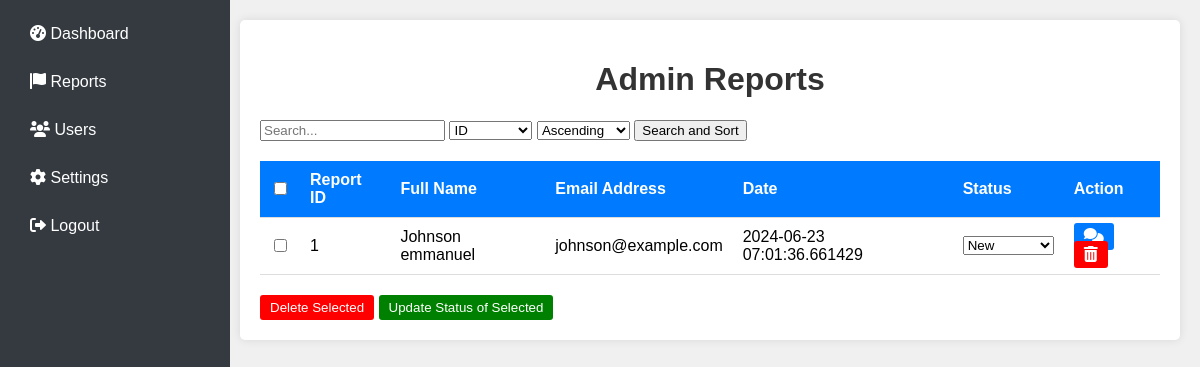
/admin/reports (signed in), run on an earlier commit of the app's database.
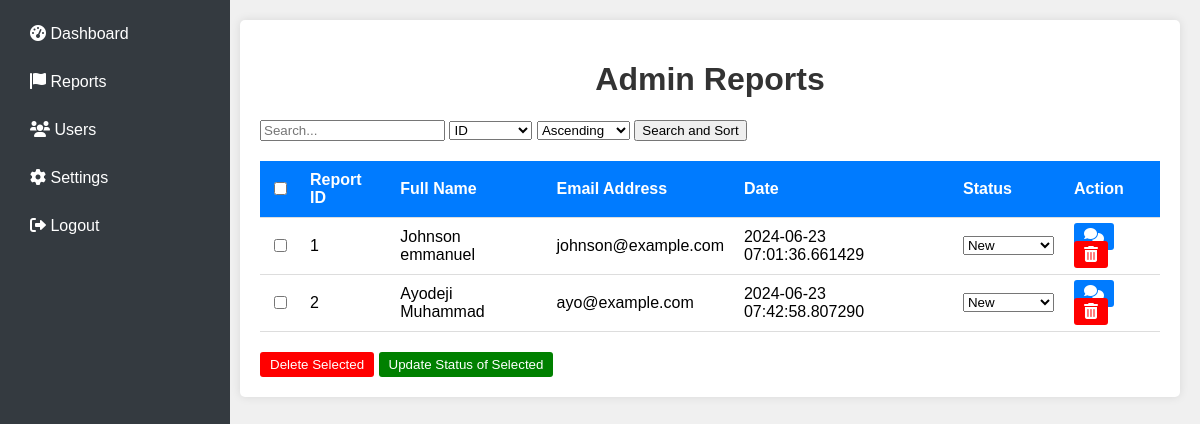
And on a later commit of the database.
### app.py (models this page shows)
class Report(db.Model):
    id = db.Column(db.Integer, primary_key=True)
    user_id = db.Column(db.Integer, db.ForeignKey('user.id'), nullable=False)
    chat_log = db.Column(db.Text, nullable=False)
    date = db.Column(db.DateTime, nullable=False, default=datetime.utcnow)
    evidence_filename = db.Column(db.String(200), nullable=True)
    status = db.Column(db.String(50), nullable=False, default='Pending')  # New status column

class User(UserMixin, db.Model):
    id = db.Column(db.Integer, primary_key=True)
    fullname = db.Column(db.String(100), nullable=False)
    email = db.Column(db.String(100), unique=True, nullable=False)
    password = db.Column(db.String(100), nullable=False)
    is_admin = db.Column(db.Boolean, default=False)
    reports = db.relationship('Report', backref='user', lazy=True)

### app.py (the view, shortened to what this page needs)
@app.route('/admin/reports', methods=['GET'])
def admin_reports():
    if 'user_id' not in session:
        return redirect(url_for('login'))
    user_id = session['user_id']
    current_user = User.query.get(user_id)
    if not current_user.is_admin:
        return redirect(url_for('login'))
    search_query = request.args.get('search', '')
    sort_by = request.args.get('sort_by', 'id')
    sort_order = request.args.get('sort_order', 'asc')
    query = Report.query.join(User)
    if sort_by == 'id':
        query = query.order_by(Report.id.desc() if sort_order == 'desc' else Report.id.asc())
    elif sort_by == 'fullname':
        query = query.order_by(User.fullname.desc() if sort_order == 'desc' else User.fullname.asc())
    elif sort_by == 'email':
        query = query.order_by(User.email.desc() if sort_order == 'desc' else User.email.asc())
    elif sort_by == 'date':
        query = query.order_by(Report.date.desc() if sort_order == 'desc' else Report.date.asc())
    reports = query.all()
    return render_template('admin_reports.html', reports=reports, search_query=search_query, sort_by=sort_by, sort_order=sort_order)

### templates/admin_reports.html (shortened to what this page needs)
<!DOCTYPE html>
<html lang="en">
<head>
    <link rel="stylesheet" href="https://cdnjs.cloudflare.com/ajax/libs/font-awesome/6.0.0-beta3/css/all.min.css">
</head>
<body>
    <div class="sidebar">
        <a href="{{ url_for('admin_dashboard') }}"><i class="fas fa-tachometer-alt"></i> Dashboard</a>
        <a href="{{ url_for('admin_reports') }}"><i class="fas fa-flag"></i> Reports</a>
        <a href="{{ url_for('admin_users') }}"><i class="fas fa-users"></i> Users</a>
        <a href="{{ url_for('admin_settings') }}"><i class="fas fa-cog"></i> Settings</a>
        <a href="{{ url_for('logout') }}"><i class="fas fa-sign-out-alt"></i> Logout</a>
    </div>
    <div class="main-content">
        <div class="container">
            <h1>Admin Reports</h1>
            <form method="get" action="{{ url_for('admin_reports') }}">
                <input type="text" name="search" placeholder="Search..." value="{{ search_query }}">
                <select name="sort_by">
                    <option value="id" {% if sort_by == 'id' %}selected{% endif %}>ID</option>
                </select>
                <select name="sort_order">
                    <option value="asc" {% if sort_order == 'asc' %}selected{% endif %}>Ascending</option>
                </select>
                <button type="submit">Search and Sort</button>
            </form>
            <form method="post" action="{{ url_for('bulk_action') }}">
                <table>
                    <thead>
                        <tr>
                            <th><input type="checkbox" id="select-all"></th>
                            <th>Report ID</th>
                            <th>Full Name</th>
                            <th>Email Address</th>
                            <th>Date</th>
                            <th>Status</th>
                            <th>Action</th>
                        </tr>
                    </thead>
                    <tbody>
                        {% for report in reports %}
                        <tr>
                            <td><input type="checkbox" name="selected_reports" value="{{ report.id }}"></td>
                            <td>{{ report.id }}</td>
                            <td>{{ report.user.fullname }}</td>
                            <td>{{ report.user.email }}</td>
                            <td>{{ report.date }}</td>
                            <td>
                                <select name="status_{{ report.id }}">
                                    <option value="New" {% if report.status == 'New' %}selected{% endif %}>New</option>
                                </select>
                            </td>
                            <td>
                                <a href="{{ url_for('admin_view_chat_log', report_id=report.id) }}" class="icon-btn icon-btn-primary"><i class="fas fa-comments"></i></a>
                                <a href="{{ url_for('delete_report', report_id=report.id) }}" class="icon-btn icon-btn-danger"><i class="fas fa-trash-alt"></i></a>
                            </td>
                        </tr>
                        {% endfor %}
                    </tbody>
                </table>
                <div style="margin-top: 20px;">
                    <button type="submit" name="action" value="delete" class="icon-btn icon-btn-danger">Delete Selected</button>
                    <button type="submit" name="action" value="update_status" class="icon-btn icon-btn-success">Update Status of Selected</button>
                </div>
            </form>
        </div>
    </div>
</body>
</html>

### templates/admin_reports.html (style rules this page uses)
body { font-family: Arial, sans-serif; background-color: #f0f0f0; margin: 0; padding: 0; display: flex; }
.sidebar { width: 200px; background-color: #343a40; padding: 15px; height: 100vh; position: fixed; }
.sidebar a { color: white; display: block; padding: 10px 15px; text-decoration: none; margin-bottom: 10px; border-radius: 5px; }
.main-content { margin-left: 220px; padding: 20px; width: calc(100% - 220px); }
.container { background-color: #fff; padding: 20px; border-radius: 5px; box-shadow: 0 0 10px rgba(0, 0, 0, 0.1); }
h1 { text-align: center; color: #333; }
table { width: 100%; border-collapse: collapse; margin-top: 20px; }
th, td { padding: 10px; border-bottom: 1px solid #ddd; text-align: left; }
th { background-color: #007bff; color: #fff; }
.icon-btn { padding: 5px 10px; border: none; border-radius: 3px; color: white; cursor: pointer; transition: background-color 0.3s; }
.icon-btn-primary { background-color: #007bff; }
.icon-btn-danger { background-color: red; }
.icon-btn-success { background-color: green; }

What changed in the data, as far as the page shows it:
added Report: id "2", user.fullname "Ayodeji Muhammad", user.email "ayo@example.com", date "2024-06-23 07:42:58.807290", id "New"
